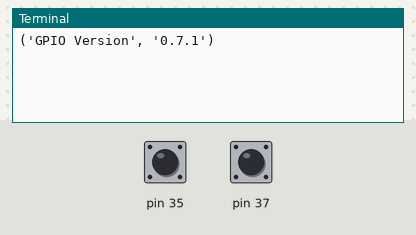
The program below on a simulated Raspberry Pi (header pin numbers). On the bench: the last lines printed to the terminal. Inputs (shaded band) come from the test bench; at power-on: pin 35 HIGH, pin 37 HIGH.

Above: at 1.2 s.
1.3 s: pin 35 pulled LOW for 0.15 s
At 1.7 s:
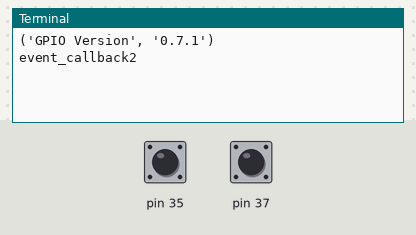
2.9 s: pin 37 pulled LOW for 0.15 s
At 4.1 s:
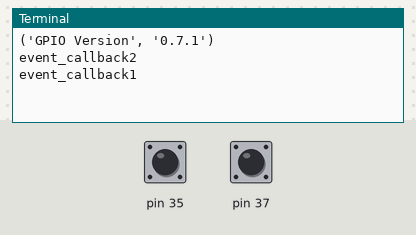

Measured:
- after the input at 1.3 s, the terminal: prints a new line at once (image 1)
- after the input at 2.9 s, the terminal: prints a new line at once (image 2)

The program:

callback_test.py
```python
import RPi.GPIO as GPIO
import time

GPIO.setmode(GPIO.BOARD)
GPIO.setup(37, GPIO.IN, pull_up_down=GPIO.PUD_UP)
GPIO.setup(35, GPIO.IN, pull_up_down=GPIO.PUD_UP)

def event_callback1(self):
    print 'event_callback1'
def event_callback2(self):
    print 'event_callback2'

#GPIO.add_event_callback(37, event_callback1)
#GPIO.add_event_callback(35, event_callback2)

if __name__ == "__main__":
    print('GPIO Version', GPIO.VERSION)


    try:
        GPIO.add_event_detect(37, GPIO.FALLING, event_callback1, 100)
        GPIO.add_event_detect(35, GPIO.FALLING, event_callback2, 100)

        while True:
            time.sleep(1)

    except:
        print("keyboard interrupt")
    finally:
        GPIO.cleanup()
```
